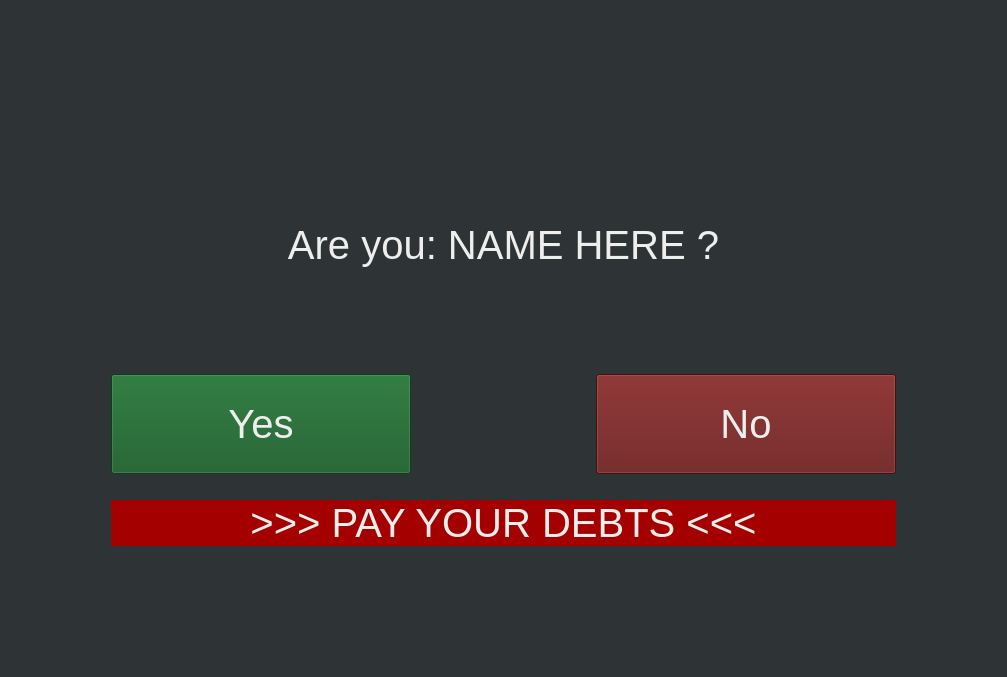
<?xml version="1.0" encoding="UTF-8"?>
<ui version="4.0">
 <class>Form</class>
 <widget class="QWidget" name="Form">
  <property name="geometry">
   <rect>
    <x>0</x>
    <y>0</y>
    <width>1007</width>
    <height>677</height>
   </rect>
  </property>
  <property name="windowTitle">
   <string>Form</string>
  </property>
  <property name="styleSheet">
   <string notr="true">background-color: rgb(46, 52, 54);
color: rgb(238, 238, 236);
font-size: 40px;</string>
  </property>
  <layout class="QGridLayout" name="gridLayout">
   <item row="2" column="1" colspan="3">
    <widget class="QLabel" name="confirmLabel">
     <property name="text">
      <string>Are you: NAME HERE ?</string>
     </property>
     <property name="alignment">
      <set>Qt::AlignCenter</set>
     </property>
    </widget>
   </item>
   <item row="5" column="2">
    <spacer name="horizontalSpacer">
     <property name="orientation">
      <enum>Qt::Horizontal</enum>
     </property>
     <property name="sizeHint" stdset="0">
      <size>
       <width>40</width>
       <height>20</height>
      </size>
     </property>
    </spacer>
   </item>
   <item row="5" column="3">
    <widget class="QPushButton" name="No">
     <property name="sizePolicy">
      <sizepolicy hsizetype="Minimum" vsizetype="Fixed">
       <horstretch>0</horstretch>
       <verstretch>0</verstretch>
      </sizepolicy>
     </property>
     <property name="minimumSize">
      <size>
       <width>300</width>
       <height>100</height>
      </size>
     </property>
     <property name="styleSheet">
      <string notr="true">background-color: rgb(100, 19, 19);</string>
     </property>
     <property name="text">
      <string>No</string>
     </property>
    </widget>
   </item>
   <item row="5" column="4">
    <spacer name="horizontalSpacer_2">
     <property name="orientation">
      <enum>Qt::Horizontal</enum>
     </property>
     <property name="sizeType">
      <enum>QSizePolicy::Fixed</enum>
     </property>
     <property name="sizeHint" stdset="0">
      <size>
       <width>100</width>
       <height>20</height>
      </size>
     </property>
    </spacer>
   </item>
   <item row="8" column="2">
    <spacer name="verticalSpacer">
     <property name="orientation">
      <enum>Qt::Vertical</enum>
     </property>
     <property name="sizeType">
      <enum>QSizePolicy::Fixed</enum>
     </property>
     <property name="sizeHint" stdset="0">
      <size>
       <width>20</width>
       <height>120</height>
      </size>
     </property>
    </spacer>
   </item>
   <item row="5" column="1">
    <widget class="QPushButton" name="Yes">
     <property name="sizePolicy">
      <sizepolicy hsizetype="Minimum" vsizetype="Fixed">
       <horstretch>0</horstretch>
       <verstretch>0</verstretch>
      </sizepolicy>
     </property>
     <property name="minimumSize">
      <size>
       <width>300</width>
       <height>100</height>
      </size>
     </property>
     <property name="styleSheet">
      <string notr="true">background-color: rgb(18, 88, 35);</string>
     </property>
     <property name="text">
      <string>Yes</string>
     </property>
    </widget>
   </item>
   <item row="4" column="2">
    <spacer name="verticalSpacer_2">
     <property name="orientation">
      <enum>Qt::Vertical</enum>
     </property>
     <property name="sizeType">
      <enum>QSizePolicy::Fixed</enum>
     </property>
     <property name="sizeHint" stdset="0">
      <size>
       <width>20</width>
       <height>100</height>
      </size>
     </property>
    </spacer>
   </item>
   <item row="5" column="0">
    <spacer name="horizontalSpacer_3">
     <property name="orientation">
      <enum>Qt::Horizontal</enum>
     </property>
     <property name="sizeType">
      <enum>QSizePolicy::Fixed</enum>
     </property>
     <property name="sizeHint" stdset="0">
      <size>
       <width>100</width>
       <height>20</height>
      </size>
     </property>
    </spacer>
   </item>
   <item row="1" column="1">
    <spacer name="verticalSpacer_3">
     <property name="orientation">
      <enum>Qt::Vertical</enum>
     </property>
     <property name="sizeHint" stdset="0">
      <size>
       <width>20</width>
       <height>40</height>
      </size>
     </property>
    </spacer>
   </item>
   <item row="7" column="1" colspan="3">
    <widget class="QLabel" name="nagLabel">
     <property name="styleSheet">
      <string notr="true">background-color: rgb(164, 0, 0);</string>
     </property>
     <property name="text">
      <string>&gt;&gt;&gt;  PAY YOUR DEBTS  &lt;&lt;&lt;</string>
     </property>
     <property name="alignment">
      <set>Qt::AlignCenter</set>
     </property>
    </widget>
   </item>
   <item row="6" column="2">
    <spacer name="verticalSpacer_4">
     <property name="orientation">
      <enum>Qt::Vertical</enum>
     </property>
     <property name="sizeType">
      <enum>QSizePolicy::Fixed</enum>
     </property>
     <property name="sizeHint" stdset="0">
      <size>
       <width>20</width>
       <height>20</height>
      </size>
     </property>
    </spacer>
   </item>
  </layout>
 </widget>
 <resources/>
 <connections/>
</ui>
